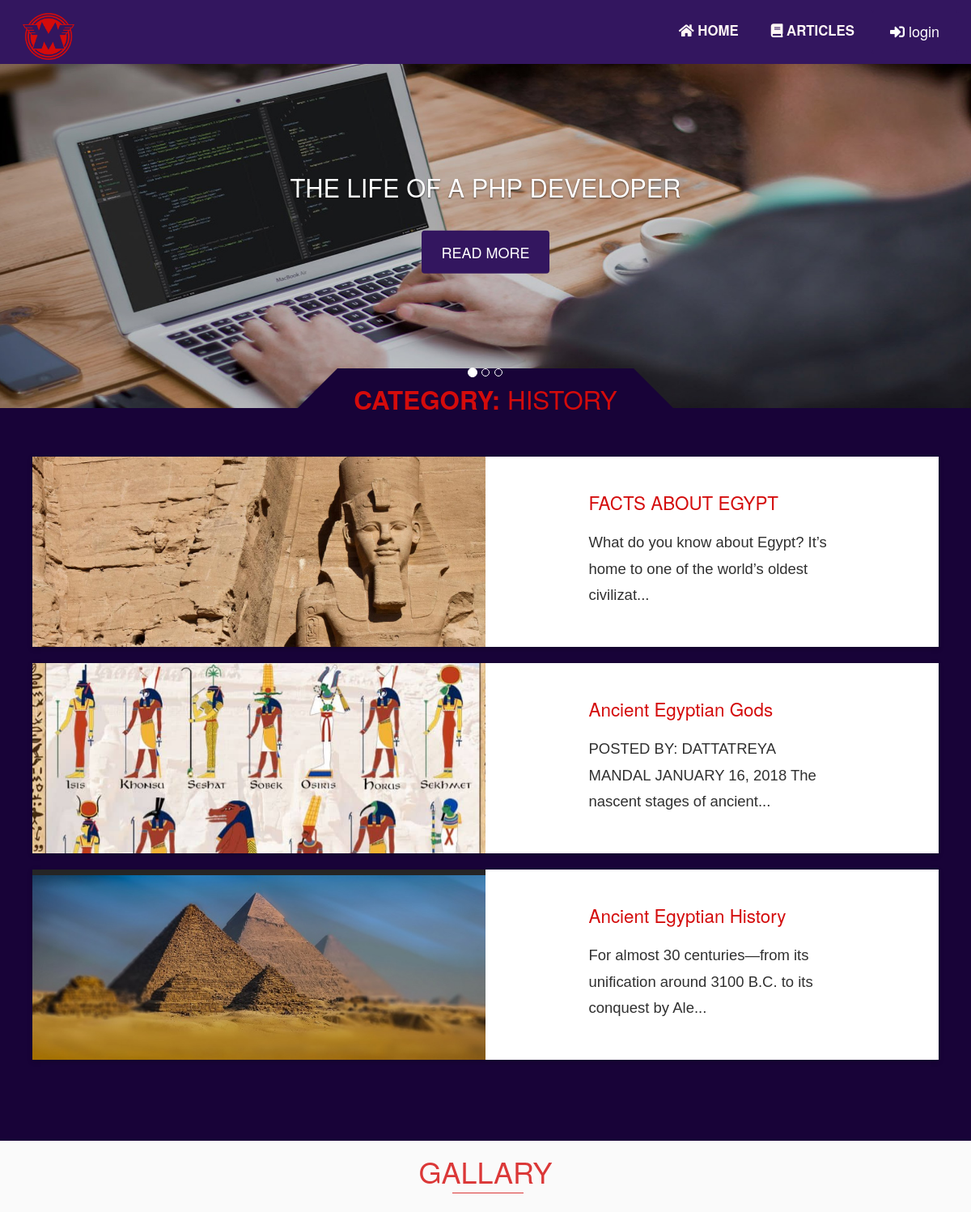
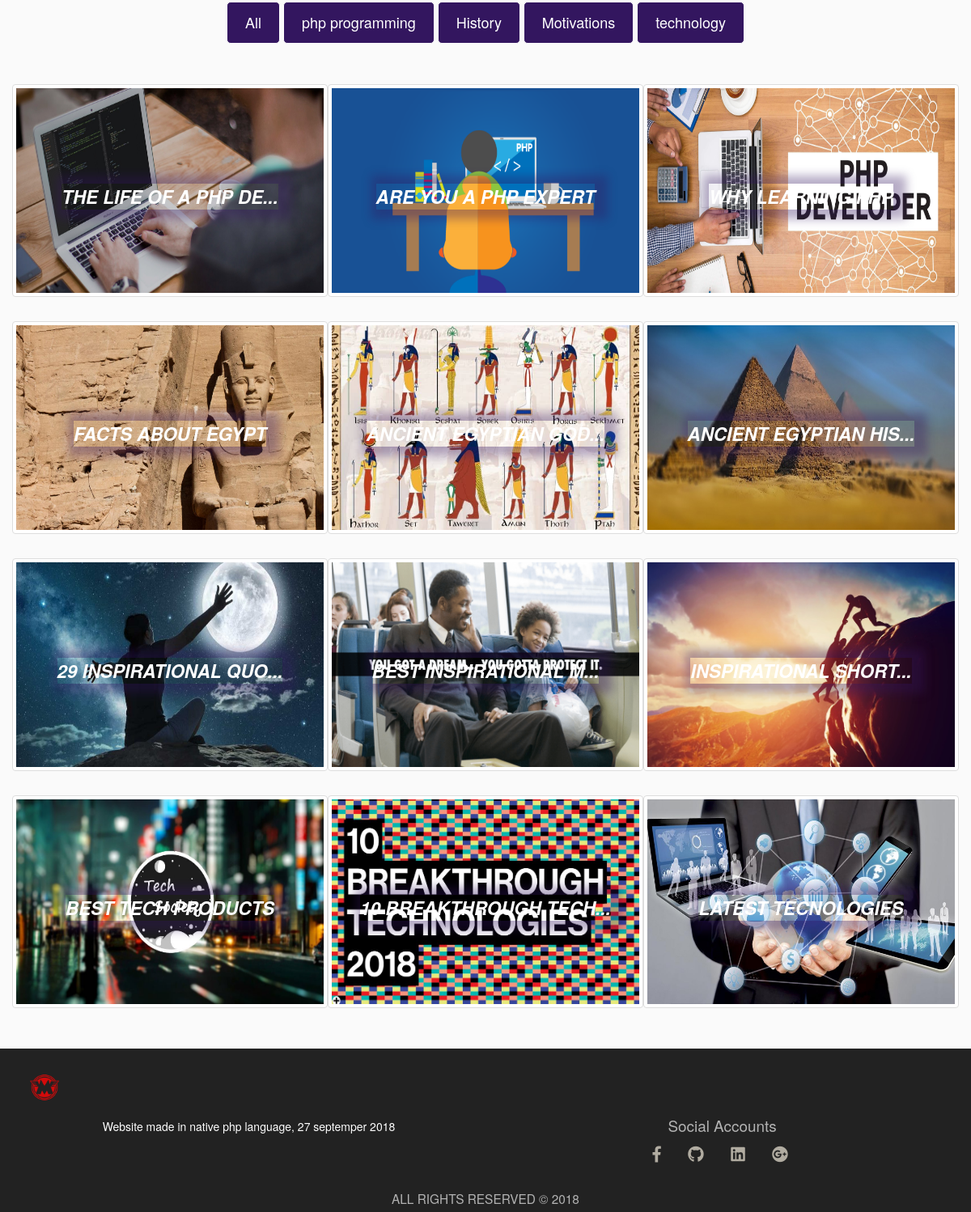
The page / on the database its author committed (2 pictures, top to bottom).
### tables this page shows
CREATE TABLE `posts` (
  `post_id` int(11) NOT NULL,
  `title` varchar(255) NOT NULL,
  `post` longtext NOT NULL,
  `category_id` varchar(255) NOT NULL,
  `image` varchar(255) NOT NULL,
  `author_id` int(11) NOT NULL,
  `status` varchar(255) NOT NULL DEFAULT 'draft',
  `post_date` timestamp(6) NOT NULL DEFAULT CURRENT_TIMESTAMP(6)
);

CREATE TABLE `settings` (
  `setting_id` int(11) NOT NULL,
  `site_name` varchar(255) NOT NULL,
  `logo` varchar(255) NOT NULL,
  `slide` varchar(255) NOT NULL,
  `slide_value` int(11) NOT NULL,
  `section_a` varchar(255) NOT NULL,
  `section_a_value` int(11) NOT NULL,
  `section_b` varchar(255) NOT NULL,
  `section_b_value` int(11) NOT NULL,
  `tab_a` varchar(255) NOT NULL,
  `tab_a_value` int(11) NOT NULL,
  `tab_b` varchar(255) NOT NULL,
  `tab_b_value` int(11) NOT NULL,
  `tab_c` varchar(255) NOT NULL,
  `tab_c_value` int(11) NOT NULL,
  `facebook` varchar(255) NOT NULL,
  `github` varchar(255) NOT NULL,
  `google` varchar(255) NOT NULL,
  `linkdin` varchar(255) NOT NULL
);

### index.php (called while the page is built)
<?php
include("include/header.php");
include_once("include/index/carousel.php");
include_once("include/index/list_image.php");
include_once("include/index/gallary.php");
include_once("include/footer.php");

### include/index/gallary.php (the view)
<div class="container">
        <div class="row">
        <div class="gallery col-lg-12 col-md-12 col-sm-12 col-xs-12">
            <h1 class="gallery-title" style="margin-bottom: 34px;">GALLARY</h1>
        </div>
        <div align="center">
            <button class="btn btn-default filter-button active"
                    data-filter="all">All
            </button>
            <button class="btn btn-default filter-button"
                    data-filter="tab_a"><?= $setting['tab_a'];?>
            </button>
            <button class="btn btn-default filter-button"
                    data-filter="tab_b"><?= $setting['tab_b'];?>
            </button>
            <button class="btn btn-default filter-button"
                    data-filter="tab_c"><?= $setting['tab_c'];?>
            </button>
            <button class="btn btn-default filter-button"
                    data-filter="section_b"><?= $setting['section_b'];?>
            </button>
        </div>
        <br/>
<?php
        $tab_a = mysqli_query($connect, "SELECT * FROM `posts`
                                                              WHERE
                                                                `status` = 'published'
                                                                AND
                                                                `category_id` = '$setting[tab_a]'
                                                                ORDER BY
                                                                `post_id`
                                                                DESC
                                                                LIMIT
                                                                $setting[tab_a_value]
                                                        ");
        while($tabA = mysqli_fetch_assoc($tab_a)){
?>
        <div class="thumbnail text-center gallery_product col-lg-4 col-md-4 col-sm-4 col-xs-6 filter tab_a">
            <img src="<?= ($tabA['image'] == 'img/posts/default.jpg'?'img/posts/default_gallary.jpg': $tabA['image']);?>"
                 style="width: 380px; height: 253px;"
                 class="img-responsive">
            <div class="caption">
        <h2><a id="font_style" href="article.php?id=<?= $tabA['post_id'];?>" ><?= (strlen($tabA['title']) > 20 ? substr($tabA['title'],0, 20) . '...' : $tabA['title']);?></a></h2>
            </div>
        </div>
<?php } ?>
 <?php
        $tab_b = mysqli_query($connect, "SELECT * FROM `posts`
                                                              WHERE
                                                                `status` = 'published'
                                                                AND
                                                                `category_id` = '$setting[tab_b]'
                                                                ORDER BY
                                                                `post_id`
                                                                DESC
                                                                LIMIT
                                                               $setting[tab_b_value]
                                                        ");
        while($tabB = mysqli_fetch_assoc($tab_b)){
?>
             <div class="thumbnail text-center gallery_product col-lg-4 col-md-4 col-sm-4 col-xs-6 filter tab_b">
                <img src="<?= ($tabB['image'] == 'img/posts/default.jpg'?'img/posts/default_gallary.jpg': $tabB['image']);?>"
                     style="width: 380px; height: 253px;"
                     class="img-responsive">
                <div class="caption">
            <h2><a id="font_style"  href="article.php?id=<?= $tabB['post_id'];?>" ><?= (strlen($tabB['title']) > 20 ? substr($tabB['title'],0, 20) . '...' : $tabB['title']);?></a></h2>
                </div>
            </div>
<?php }?>
 <?php
        $tab_c = mysqli_query($connect, "SELECT * FROM `posts`
                                                              WHERE
                                                                `status` = 'published'
                                                                AND
                                                                `category_id` = '$setting[tab_c]'
                                                                ORDER BY
                                                                `post_id`
                                                                DESC
                                                                LIMIT
                                                               $setting[tab_c_value]
                                                        ");
        while($tabC = mysqli_fetch_assoc($tab_c)){
?>
             <div class="thumbnail text-center gallery_product col-lg-4 col-md-4 col-sm-4 col-xs-6 filter tab_c">
                <img src="<?= ($tabC['image'] == 'img/posts/default.jpg'?'img/posts/default_gallary.jpg': $tabC['image']);?>"
                     style="width: 380px; height: 253px;"
                     class="img-responsive">
                <div class="caption">
            <h2><a id="font_style"  href="article.php?id=<?= $tabC['post_id'];?>" ><?= (strlen($tabC['title']) > 20 ? substr($tabC['title'],0, 20) . '...' : $tabC['title']);?></a></h2>
                </div>
            </div>
<?php }?>
 <?php
        $section_b = mysqli_query($connect, "SELECT * FROM `posts`
                                                              WHERE
                                                                `status` = 'published'
                                                                AND
                                                                `category_id` = '$setting[section_b]'
                                                                ORDER BY
                                                                `post_id`
                                                                DESC
                                                                LIMIT
                                                               $setting[section_b_value]
                                                        ");
        while($sectionB = mysqli_fetch_assoc($section_b)){
?>
             <div class="thumbnail text-center gallery_product col-lg-4 col-md-4 col-sm-4 col-xs-6 filter section_b">
                <img src="<?= ($sectionB['image'] == 'img/posts/default.jpg'?'img/posts/default_gallary.jpg': $sectionB['image']);?>"
                     style="width: 380px; height: 253px;"
                     class="img-responsive">
                <div class="caption">
            <h2><a id="font_style"  href="article.php?id=<?= $sectionB['post_id'];?>" ><?= (strlen($sectionB['title']) > 20 ? substr($sectionB['title'],0, 20) . '...' : $sectionB['title']);?></a></h2>
                </div>
            </div>
<?php }?>
        </div>
    </div>

### include/index/carousel.php (shortened to what this page needs)
<div id="myCarousel" class="carousel slide" data-ride="carousel" data-interval="5000">
     <ol class="carousel-indicators">
         <li data-target="#myCarousel" data-slide-to="0" class="active"></li>
         <li data-target="#myCarousel" data-slide-to="1"></li>
         <li data-target="#myCarousel" data-slide-to="2"></li>
     </ol>
     <div class="carousel-inner" role="listbox">
           <?php
               $GetSlide = mysqli_query($connect,"
                                                 SELECT * FROM
                                                               `posts`
                                                    WHERE
                                                        `status`   = 'published'
                                                    AND
                                                        `category_id` = '$setting[slide]'
                                                    ORDER BY `post_id`
                                                    DESC LIMIT
                                                    $setting[slide_value]
                                                 ");
               $x = 0;
               while($slide = mysqli_fetch_assoc($GetSlide)){
           ?>
           <div class="item <?= ($x == 0? 'active':'' );?>" >
                 <div class="carousel-caption ">
                   <h1><?php echo strip_tags($slide['title']); ?></h1>
                   <br>
                   <a target="_blank" href="article.php?id=<?= $slide['post_id'];?>" type="button" class="btn btn-default">Read More</a>
                 </div>
           </div>
         <?php
           $x++;
           }
            ?>
     </div>
 </div>

### include/index/list_image.php (shortened to what this page needs)
  <div class="content bg-blue" >
    <h1 class="tab center bounds padding active"><span><b>Category: </b><?= $setting['section_a'];?></span></h1>
    <div class="bounds padding">
         <?php
              $sectionA = mysqli_query($connect,"SELECT * FROM
                                                          `posts`
                                                        WHERE
                                                        `category_id`  = '$setting[section_a]'
                                                            AND
                                                        `status` = 'published'
                                                        ORDER BY
                                                              `post_id`
                                                        DESC
                                                        LIMIT
                                                        $setting[section_a_value]
                ");
              while($section = mysqli_fetch_assoc($sectionA)){
          ?>
                <a style="text-decoration: none;" href="article.php?id=<?= $section['post_id'];?>" class="item zoom active">
                  <div class="column">
                <div class="image">
                            <img   style="width: 570px;"
                                   id="ctl00_body_rptProducts_ctl00_imgProduct"
                                  class="cover accelerate"
                                   src="<?php echo ($section['image'] == 'img/posts/default.jpg'?
                                   'img/posts/default_section.gif':$section['image']);?>"
                                   alt="antimicrobial alphasan additive prevents odors" />
                </div>
              </div>
              <div class="column" style=" word-wrap: break-word;">
                <div class="text">
                  <h2 style="color:#d40b0b;"><?php echo strip_tags($section['title']);?></h2>
                  <p><span class="text-smaller"><?php echo substr(strip_tags($section['post']),0,100);?>...</span></p>
                </div>
              </div>
            </a>
            <?php } ?>
  </div>
</div>

### rows shown on the page
posts: title "THE LIFE OF A PHP DEVELOPER", image (picture), title "THE LIFE OF A PHP DE"
settings: section_a "HISTORY", tab_a "php programming", tab_b "History", tab_c "Motivations", section_b "technology"
posts: image (picture), title "FACTS ABOUT EGYPT", post "What do you know about Egypt? It’s home to one of the world’s oldest civilizat"
posts: image (picture), title "Ancient Egyptian Gods", post "POSTED BY: DATTATREYA MANDAL JANUARY 16, 2018 The nascent stages of ancient", title "ANCIENT EGYPTIAN GOD"
posts: image (picture), title "Ancient Egyptian History", post "For almost 30 centuries—from its unification around 3100 B.C. to its conquest by Ale", title "ANCIENT EGYPTIAN HIS"
posts: image (picture), title "ARE YOU A PHP EXPERT"
posts: image (picture), title "WHY LEARNING PHP"
posts: image (picture), title "29 INSPIRATIONAL QUO"
posts: image (picture), title "BEST INSPIRATIONAL M"
posts: image (picture), title "INSPIRATIONAL SHORT"
posts: image (picture), title "BEST TECH PRODUCTS"
posts: image (picture), title "10 BREAKTHROUGH TECH"
posts: image (picture), title "LATEST TECNOLOGIES"
